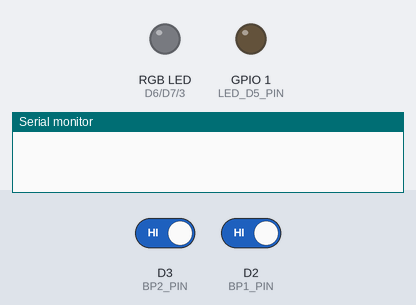
Bench run of a sketch on a simulated ESP8266 (NodeMCU). Parts: an RGB LED mixed from three pins (HIGH = lit), output pins drawn as LEDs (lit = HIGH), the last lines printed to the serial monitor. Dashed ring = blinking. The test bench sets the inputs (shaded band); at power-on: D3 (BP2_PIN) HIGH, D2 (BP1_PIN) HIGH.

Above: at 1.2 s.
1.3 s: D3 (BP2_PIN) driven LOW
At 2.5 s:
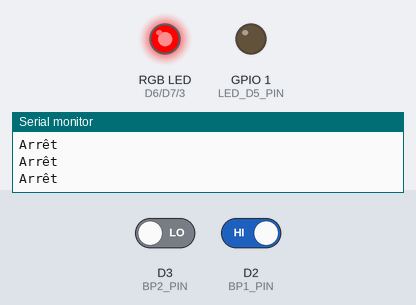
2.8 s: D3 (BP2_PIN) driven HIGH and D2 (BP1_PIN) driven LOW
At 3.7 s:
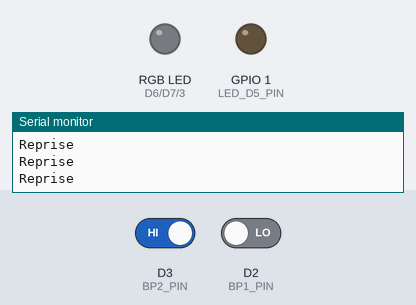
4.7 s: D2 (BP1_PIN) driven HIGH
At 6.8 s:
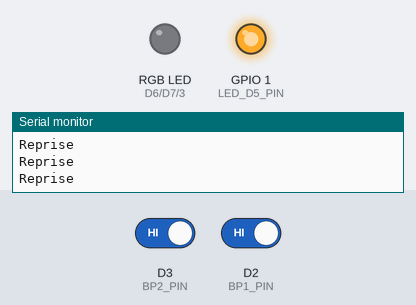
7.7 s: D2 (BP1_PIN) driven LOW
At 8.8 s:
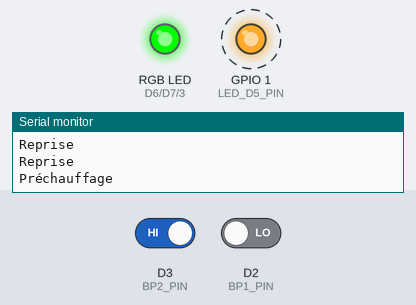
Timing chart, 0 to 20.7 s (numbered marks = the images above; inputs shaded):
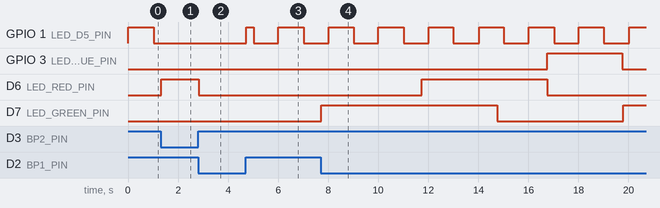

Measured:
- after the input at 1.3 s, GPIO 1 (LED_D5_PIN): stays LOW (without the input it goes to HIGH after 0.71 s); D6 (LED_RED_PIN): LOW → HIGH at once
- after the input at 2.8 s, D6 (LED_RED_PIN): HIGH → LOW at once
- after the input at 4.7 s, GPIO 1 (LED_D5_PIN): LOW → HIGH at once, → LOW 0.30 s later, → HIGH 0.99 s later, → LOW 1.0 s later
- after the input at 7.7 s, GPIO 3 (LED_BLUE_PIN): LOW → HIGH after 9.1 s, → LOW 3.0 s later; D6 (LED_RED_PIN): LOW → HIGH after 4.0 s, → LOW 5.0 s later; D7 (LED_GREEN_PIN): LOW → HIGH at once, → LOW 7.0 s later, → HIGH 5.0 s later

The sketch:

Prog11_2.ino
```cpp
// TP1 - PROG11_1

#define LED_D5_PIN D10
#define T_LED_D5 2000

#define LED_BLUE_PIN D9
#define LED_GREEN_PIN D7
#define LED_RED_PIN D6

#define BP1_PIN D2
#define BP2_PIN D3
#define T_BP 30 // 30ms

#define STATE_0 0
#define STATE_1 1
#define STATE_2 2
#define STATE_3 3
#define STATE_4 4
#define STATE_5 5
#define STATE_6 6
#define STATE_7 7
#define STATE_8 8

#define STATE_10 10
#define STATE_11 11
#define STATE_12 12


#define OFF 0
#define GREEN 1
#define YELLOW 2
#define RED 3
#define BLUE 4

unsigned long time, timeEnd;
long previousTime;
int bp1, bp2;

byte currentState, globalState;

void setup() {
  pinMode(LED_D5_PIN, OUTPUT);
  pinMode(LED_BLUE_PIN, OUTPUT);
  pinMode(LED_GREEN_PIN, OUTPUT);
  pinMode(LED_RED_PIN, OUTPUT);
  pinMode(BP1_PIN, INPUT);
  pinMode(BP2_PIN, INPUT);
  previousTime = -T_BP;
  currentState = STATE_0;
  globalState = STATE_10;
  Serial.begin(9600);
}

void loop() {
  time = millis();

  // Acquisition boutons ssi dt >= T_BP
  if(time - previousTime >= T_BP) {

    bp1 = digitalRead(BP1_PIN);
    bp2 = digitalRead(BP2_PIN);

    if(globalState == STATE_10 && bp2 == 0) globalState = STATE_11;
    else if(globalState == STATE_11 && bp1 == 0 && bp2 == 1) globalState = STATE_12;
    else if(globalState == STATE_12 && bp1 == 1 && bp2 == 1) globalState = STATE_10;

    switch(globalState) {
      case STATE_10 :
        // Led de vie
        blinkLed(LED_D5_PIN, T_LED_D5);
        break;
      case STATE_11 :
        Serial.println("Arrêt");
        digitalWrite(LED_D5_PIN, LOW);
        setRGB(RED);
        break;
      case STATE_12 :
        Serial.println("Reprise");
        currentState = 0;
        setRGB(OFF);
        break;
    }

    if(globalState == STATE_10) {
      prog11();
    }

    previousTime = time;
  }

}

void blinkLed(byte ledPin, unsigned int tLed) {
  static unsigned int compute;
  compute = time % tLed; // Reste de la division entière
  if(compute < tLed/2) digitalWrite(ledPin, HIGH);
  else digitalWrite(ledPin, LOW);
}

void setRGB(int ledColor) {
  static unsigned int ledPin;
  digitalWrite(LED_GREEN_PIN, LOW);
  digitalWrite(LED_RED_PIN, LOW);
  digitalWrite(LED_BLUE_PIN, LOW);
  if(ledColor == OFF) return;
  switch (ledColor) {
    case GREEN:
      ledPin = LED_GREEN_PIN;
      break;
    case YELLOW:
      digitalWrite(LED_RED_PIN, HIGH);
      ledPin = LED_GREEN_PIN;
      break;
    case RED:
      ledPin = LED_RED_PIN;
      break;
    case BLUE:
      ledPin = LED_BLUE_PIN;
      break;
  }
  digitalWrite(ledPin, HIGH);
}

void prog11() {
  if(bp1 == 0 && currentState == STATE_0) currentState = STATE_1;
  else if(currentState == STATE_1) currentState = STATE_2;
  else if(time > timeEnd && currentState == STATE_2) currentState = STATE_3;
  else if(currentState == STATE_3) currentState = STATE_4;
  else if(time > timeEnd && currentState == STATE_4) currentState = STATE_5;
  else if(currentState == STATE_5) currentState = STATE_6;
  else if(time > timeEnd && currentState == STATE_6) currentState = STATE_7;
  else if(currentState == STATE_7) currentState = STATE_8;
  else if(time > timeEnd && currentState == STATE_8) currentState = STATE_0;
  if(currentState == STATE_0) {
    setRGB(OFF);
  }
  if(currentState == STATE_1) {
    timeEnd = time + 4000;
    setRGB(GREEN);
    Serial.println("Préchauffage");
  }
  if(currentState == STATE_3) {
    timeEnd = time + 3000;
    setRGB(YELLOW);
    Serial.println("Rampe");
  }
  if(currentState == STATE_5) {
    timeEnd = time + 2000;
    setRGB(RED);
    Serial.println("Refusion");
  }
  if(currentState == STATE_7) {
    timeEnd = time + 3000;
    setRGB(BLUE);
    Serial.println("Refroidissement");
  }
}
```
